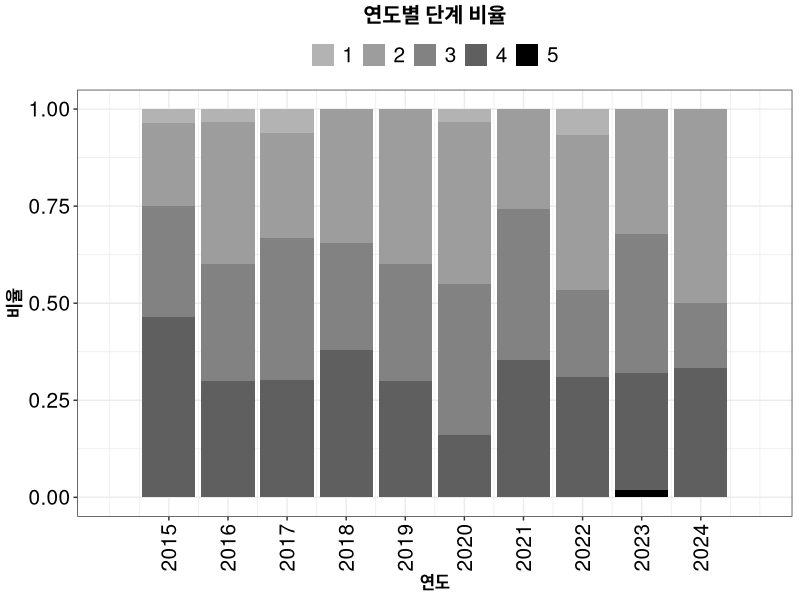
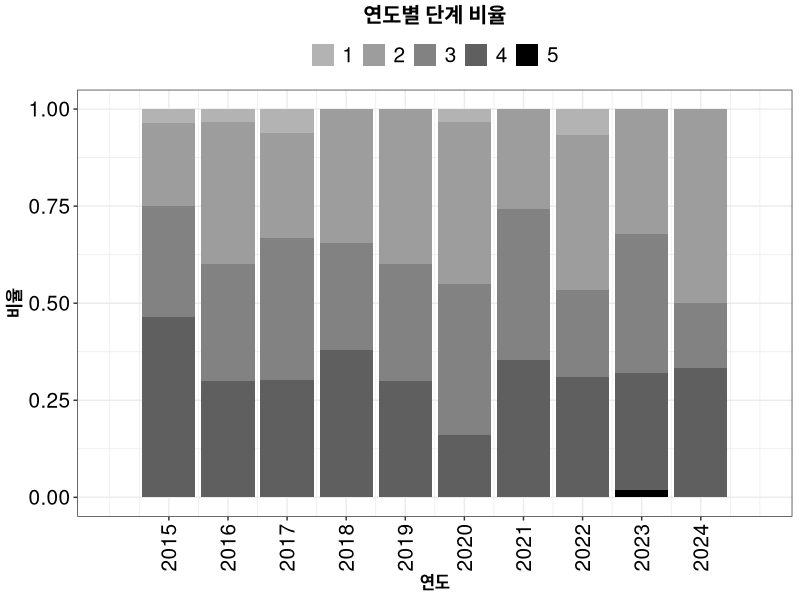

The R script that drew these images, in order:
library(ggplot2)
library(here)
library(readr)

data <- read_csv("./Data/Reproducibility_of_Korean_Archaeology.csv")

ggplot(data) +
    geom_bar(aes(x=data$연도,fill=as.factor(data$단계)), position = "fill") +
    theme_bw() +
    theme(legend.position = "top",
          plot.title = element_text(hjust = 0.5,size=15,face='bold')) +
    ggtitle("연도별 단계 비율") +
    labs(x = "연도", y = "비율") +
    scale_x_continuous(limits = c(2014, 2025), breaks=seq(2015, 2024, 1)) +
    scale_fill_grey(start=0.7, end=0) +
    theme(plot.caption = element_text(size = 12, hjust = 0),
      axis.text.x = element_text(angle = 90, hjust = 1, vjust = 0.5 ),
      legend.title=element_blank(),
      legend.text=element_text(size=15),
      axis.text = element_text(size=15, colour="black"),
      axis.title.x = element_text(size=12, colour="black", face='bold'),
      axis.title.y = element_text(size=12, colour="black", face='bold'))

ggsave(here("./Graph/Fig_02.tiff"), dpi=300, width=6, height=6, units='in')
